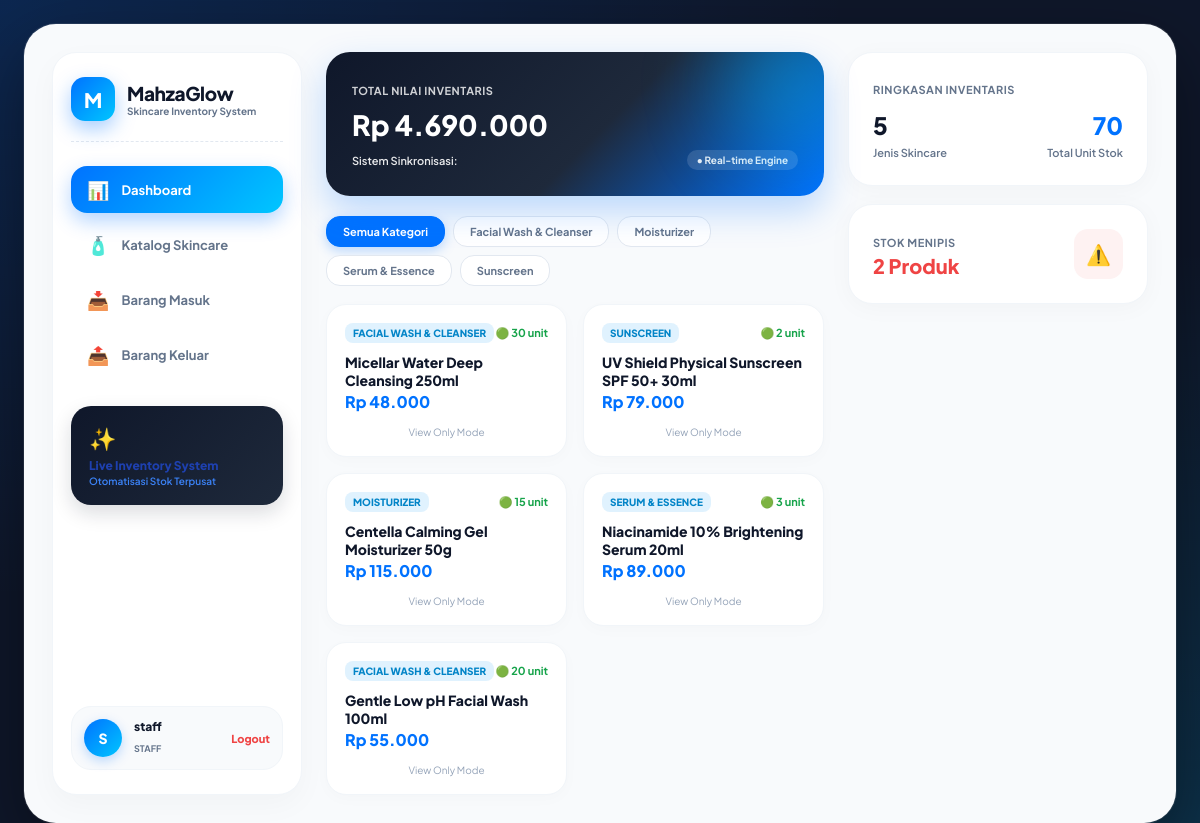
The app's page /public/dashboard.php (signed in) with its own data.
### tables this page shows
CREATE TABLE categories (
    id INT AUTO_INCREMENT PRIMARY KEY,
    name VARCHAR(100) NOT NULL UNIQUE,
    description TEXT,
    created_at TIMESTAMP DEFAULT CURRENT_TIMESTAMP
);

CREATE TABLE products (
    id INT AUTO_INCREMENT PRIMARY KEY,
    category_id INT NOT NULL,
    sku VARCHAR(50) NOT NULL UNIQUE,
    name VARCHAR(150) NOT NULL,
    price DECIMAL(12, 2) NOT NULL DEFAULT 0.00,
    stock INT NOT NULL DEFAULT 0,
    minimum_stock INT NOT NULL DEFAULT 5,
    created_at TIMESTAMP DEFAULT CURRENT_TIMESTAMP,
    FOREIGN KEY (category_id) REFERENCES categories(id) ON UPDATE CASCADE ON DELETE RESTRICT
);

### helpers/escape.php (called while the page is built, shortened)
<?php
if (!function_exists('e')) {
    function e($string) {
        return htmlspecialchars($string ?? '', ENT_QUOTES, 'UTF-8');
    }
}
if (!function_exists('formatRupiah')) {
    function formatRupiah($angka) {
        $val = floatval($angka);
        return 'Rp ' . number_format($val, 0, ',', '.');
    }
}

### helpers/validation.php (called while the page is built, shortened)
<?php
function validateInt($value, int $min = 1): ?int {
    $val = filter_var($value, FILTER_VALIDATE_INT);
    if ($val === false || $val < $min) {
        return null;
    }
    return $val;
}

### public/dashboard.php (the view, shortened to what this page needs)
<?php
require_once __DIR__ . '/../config/db.php';
require_once __DIR__ . '/../helpers/escape.php';
require_once __DIR__ . '/../helpers/validation.php';
$categoryId = validateInt($_GET['category_id'] ?? null);
$whereClauses = [];
$params       = [];
$whereSql = !empty($whereClauses) ? 'WHERE ' . implode(' AND ', $whereClauses) : '';
$totalValue  = $pdo->query('SELECT SUM(stock * price) FROM products')->fetchColumn() ?? 0;
$totalJenis  = $pdo->query('SELECT COUNT(id) FROM products')->fetchColumn() ?? 0;
$totalUnit   = $pdo->query('SELECT SUM(stock) FROM products')->fetchColumn() ?? 0;
$stokMenipis = $pdo->query('SELECT COUNT(id) FROM products WHERE stock <= 5')->fetchColumn() ?? 0;
$stmtData = $pdo->prepare("SELECT p.*, c.name AS category_name FROM products p JOIN categories c ON c.id = p.category_id $whereSql ORDER BY p.id DESC");
$stmtData->execute($params);
$products = $stmtData->fetchAll();
$categories = $pdo->query('SELECT * FROM categories ORDER BY name ASC')->fetchAll();
?>
<!DOCTYPE html>
<html lang="id">
<head>
    <link rel="stylesheet" href="/inventory-app/public/assets/style.css">
</head>
<body>
<div class="app-board">
    <div class="board-grid-sidebar">
        <div class="sidebar-left">
            <div>
                <div class="brand-wrapper">
                    <div class="brand-icon-glow">M</div>
                    <div>
                        <span class="brand-title-text">MahzaGlow</span>
                        <div class="brand-subtitle">Skincare Inventory System</div>
                    </div>
                </div>
                <nav class="side-nav-menu">
                    <a href="dashboard.php" class="nav-pill-side active">
                        <span class="nav-icon">📊</span> Dashboard
                    </a>
                    <a href="index.php" class="nav-pill-side">
                        <span class="nav-icon">🧴</span> Katalog Skincare
                    </a>
                    <a href="stock/in.php" class="nav-pill-side">
                        <span class="nav-icon">📥</span> Barang Masuk
                    </a>
                    <a href="stock/out.php" class="nav-pill-side">
                        <span class="nav-icon">📤</span> Barang Keluar
                    </a>
                </nav>
                <div class="sidebar-promo-card">
                    <span style="font-size: 22px;">✨</span>
                    <h5 style="font-size: 12px; font-weight: 800; color: #1e40af; margin: 6px 0 2px 0;">Live Inventory System</h5>
                    <p style="font-size: 10px; color: #3b82f6; font-weight: 600;">Otomatisasi Stok Terpusat</p>
                </div>
            </div>
            <div class="user-profile-badge-side">
                <div class="user-avatar-circle"><?= strtoupper(substr($_SESSION['user']['username'], 0, 1)) ?></div>
                <div style="flex:1;">
                    <p style="font-size:12px; font-weight:800; color:#0f172a; margin:0; line-height:1.2;"><?= e($_SESSION['user']['username']) ?></p>
                    <span style="font-size:9px; color:#64748b; font-weight:700; text-transform:uppercase;"><?= e($_SESSION['user']['role']) ?></span>
                </div>
                <a href="logout.php" style="font-size:11px; color:#ef4444; font-weight:800; text-decoration:none;">Logout</a>
            </div>
        </div>
        <div>
            <div class="glowing-blue-card">
                <span style="font-size:11px; text-transform:uppercase; opacity:0.8; font-weight:700; letter-spacing:0.5px;">TOTAL NILAI INVENTARIS</span>
                <h2 style="font-size:28px; font-weight:800; margin:8px 0;"><?= formatRupiah($totalValue) ?></h2>
                <div style="font-size:11px; opacity:0.9; font-weight:600; display:flex; justify-content:space-between; align-items:center;">
                    <span>Sistem Sinkronisasi:</span>
                    <span style="background:rgba(255,255,255,0.15); padding:4px 10px; border-radius:20px; font-size:10px; font-weight:700;">● Real-time Engine</span>
                </div>
            </div>
            <div class="category-filter-bar">
                <a href="dashboard.php" class="filter-chip <?= empty($categoryId) ? 'active' : '' ?>">Semua Kategori</a>
                <?php foreach ($categories as $cat): ?>
                    <a href="dashboard.php?category_id=<?= $cat['id'] ?>" class="filter-chip <?= $categoryId == $cat['id'] ? 'active' : '' ?>">
                        <?= e($cat['name']) ?>
                    </a>
                <?php endforeach; ?>
            </div>
            <div class="products-cards-layout">
                <?php foreach ($products as $p): ?>
                    <div class="product-widget-card">
                        <div>
                            <div style="display:flex; justify-content:space-between; align-items:center;">
                                <span style="background:#e0f2fe; color:#0284c7; font-size:10px; font-weight:800; padding:4px 8px; border-radius:8px; text-transform:uppercase;"><?= e($p['category_name']) ?></span>
                                <span style="font-size:11px; color:#16a34a; font-weight:700;">🟢 <?= $p['stock'] ?> unit</span>
                            </div>
                            <h4 style="font-size:14px; font-weight:800; color:#0f172a; margin:10px 0 2px 0;"><?= e($p['name']) ?></h4>
                            <div style="font-size:16px; font-weight:800; color:#0072ff; margin-bottom:14px;"><?= formatRupiah($p['price']) ?></div>
                        </div>
                        <div style="display:flex; gap:6px;">
                            <?php if ($_SESSION['user']['role'] === 'admin'): ?>
                                <a href="edit.php?id=<?= $p['id'] ?>" style="flex:1; text-align:center; padding:7px; background:#f1f5f9; color:#334155; border-radius:10px; font-size:11px; font-weight:700; text-decoration:none;">Edit</a>
                                <a href="delete.php?id=<?= $p['id'] ?>" onclick="return confirm('Hapus produk?')" style="flex:1; text-align:center; padding:7px; background:#fef2f2; color:#ef4444; border-radius:10px; font-size:11px; font-weight:700; text-decoration:none;">Hapus</a>
                            <?php else: ?>
                                <span style="font-size:10px; color:#94a3b8; text-align:center; width:100%;">View Only Mode</span>
                            <?php endif; ?>
                        </div>
                    </div>
                <?php endforeach; ?>
            </div>
        </div>
        <div style="display:flex; flex-direction:column; gap:18px;">
            <div class="soft-card">
                <span style="font-size:11px; color:#64748b; font-weight:700; text-transform:uppercase; letter-spacing:0.5px;">Ringkasan Inventaris</span>
                <div style="display:flex; justify-content:space-between; align-items:center; margin-top:12px;">
                    <div>
                        <p style="font-size:24px; font-weight:800; color:#0f172a; margin:0;"><?= $totalJenis ?></p>
                        <span style="font-size:11px; color:#64748b; font-weight:600;">Jenis Skincare</span>
                    </div>
                    <div style="text-align:right;">
                        <p style="font-size:24px; font-weight:800; color:#0072ff; margin:0;"><?= $totalUnit ?></p>
                        <span style="font-size:11px; color:#64748b; font-weight:600;">Total Unit Stok</span>
                    </div>
                </div>
            </div>
            <div class="soft-card" style="display:flex; justify-content:space-between; align-items:center;">
                <div>
                    <span style="font-size:11px; color:#64748b; font-weight:700; text-transform:uppercase; letter-spacing:0.5px;">Stok Menipis</span>
                    <h3 style="font-size:20px; font-weight:800; color:#ef4444; margin-top:2px;"><?= $stokMenipis ?> Produk</h3>
                </div>
                <div style="background:#fef2f2; padding:12px; border-radius:14px; color:#ef4444; font-size:20px;">⚠️</div>
            </div>
        </div>
    </div>
</div>
</body>
</html>

### public/assets/style.css (style rules this page uses)
* { box-sizing: border-box; font-family: 'Plus Jakarta Sans', sans-serif; margin: 0; padding: 0; }
body { background: #0f172a; background-image: radial-gradient(at 0% 0%, rgba(0, 114, 255, 0.18) 0px, transparent 50%), radial-gradient(at 100% 100%, rgba(0, 198, 255, 0.15) 0px, transparent 50%); padding: 24px; color: #0f172a; min-height: 100vh; display: flex; justify-content: center; align-items: flex-start; }
.app-board { width: 100%; max-width: 1360px; background: #f8fafc; border-radius: 32px; padding: 28px; box-shadow: 0 25px 70px rgba(0, 0, 0, 0.4), 0 0 0 1px rgba(255, 255, 255, 0.1); }
.board-grid-sidebar { display: grid; grid-template-columns: 250px 1fr 300px; gap: 24px; }
.sidebar-left { background: #ffffff; border-radius: 24px; padding: 24px 18px; border: 1px solid #f1f5f9; box-shadow: 0 10px 30px rgba(0, 0, 0, 0.03); display: flex; flex-direction: column; justify-content: space-between; min-height: calc(100vh - 104px); }
.brand-wrapper { display: flex; align-items: center; gap: 12px; padding-bottom: 20px; border-bottom: 1px dashed #e2e8f0; margin-bottom: 24px; }
.brand-icon-glow { width: 44px; height: 44px; background: linear-gradient(135deg, #0072ff 0%, #00c6ff 100%); border-radius: 14px; box-shadow: 0 8px 20px rgba(0, 114, 255, 0.35); display: flex; align-items: center; justify-content: center; color: white; font-weight: 800; font-size: 20px; }
.brand-title-text { font-size: 19px; font-weight: 800; color: #0f172a; letter-spacing: -0.4px; }
.brand-subtitle { font-size: 10px; color: #64748b; font-weight: 700; }
.side-nav-menu { display: flex; flex-direction: column; gap: 8px; }
.nav-pill-side { padding: 12px 16px; border-radius: 16px; font-size: 13px; font-weight: 700; color: #64748b; text-decoration: none; display: flex; align-items: center; gap: 12px; transition: all 0.25s ease; }
.nav-pill-side .nav-icon { font-size: 18px; }
.nav-pill-side.active { background: linear-gradient(135deg, #0072ff 0%, #00c6ff 100%); color: #ffffff; box-shadow: 0 8px 20px rgba(0, 114, 255, 0.3); }
.sidebar-promo-card { background: linear-gradient(135deg, #0f172a 0%, #1e293b 100%); border-radius: 20px; padding: 18px; margin-top: 28px; color: white; box-shadow: 0 8px 20px rgba(15, 23, 42, 0.15); }
.user-profile-badge-side { display: flex; align-items: center; gap: 12px; background: #f8fafc; padding: 12px; border-radius: 20px; border: 1px solid #f1f5f9; }
.user-avatar-circle { width: 38px; height: 38px; background: linear-gradient(135deg, #0072ff 0%, #00c6ff 100%); color: white; border-radius: 50%; display: flex; align-items: center; justify-content: center; font-weight: 800; font-size: 14px; box-shadow: 0 4px 12px rgba(0, 114, 255, 0.25); }
.soft-card { background: #ffffff; border-radius: 24px; padding: 24px; box-shadow: 0 4px 25px rgba(0, 0, 0, 0.03); border: 1px solid #f1f5f9; }
.glowing-blue-card { background: linear-gradient(135deg, #0f172a 0%, #1e293b 55%, #0072ff 100%); border-radius: 24px; padding: 26px; color: white; box-shadow: 0 15px 35px rgba(0, 114, 255, 0.25); margin-bottom: 20px; position: relative; overflow: hidden; }
.glowing-blue-card::after { content: ''; position: absolute; top: -40px; right: -40px; width: 140px; height: 140px; background: rgba(0, 198, 255, 0.35); filter: blur(40px); border-radius: 50%; }
.products-cards-layout { display: grid; grid-template-columns: repeat(2, 1fr); gap: 16px; }
.product-widget-card { background: #ffffff; border-radius: 20px; padding: 18px; box-shadow: 0 4px 16px rgba(0, 0, 0, 0.02); border: 1px solid #f1f5f9; display: flex; flex-direction: column; justify-content: space-between; transition: all 0.25s ease; }
.category-filter-bar { display: flex; gap: 8px; margin-bottom: 18px; flex-wrap: wrap; }
.filter-chip { padding: 8px 16px; border-radius: 14px; font-size: 11px; font-weight: 700; background: #ffffff; color: #64748b; text-decoration: none; border: 1px solid #e2e8f0; transition: all 0.2s ease; }
.filter-chip.active { background: #0072ff; color: #ffffff; border-color: #0072ff; box-shadow: 0 4px 12px rgba(0, 114, 255, 0.25); }

### records on screen
categories: name "Facial Wash & Cleanser"
categories: name "Moisturizer"
categories: name "Serum & Essence"
categories: name "Sunscreen"
products: category.name "FACIAL WASH & CLEANSER", stock "30", name "Micellar Water Deep Cleansing 250ml", price "Rp 48.000"
products: category.name "SUNSCREEN", stock "2", name "UV Shield Physical Sunscreen SPF 50+ 30ml", price "Rp 79.000"
products: category.name "MOISTURIZER", stock "15", name "Centella Calming Gel Moisturizer 50g", price "Rp 115.000"
products: category.name "SERUM & ESSENCE", stock "3", name "Niacinamide 10% Brightening Serum 20ml", price "Rp 89.000"
products: category.name "FACIAL WASH & CLEANSER", stock "20", name "Gentle Low pH Facial Wash 100ml", price "Rp 55.000"

### other values on screen
substr($_SESSION['user']['username'], 0, 1) "S"
$_SESSION['user']['username'] "staff"
$_SESSION['user']['role'] "STAFF"
formatRupiah($totalValue) "Rp 4.690.000"
$totalJenis "5"
$totalUnit "70"
$stokMenipis "2"
